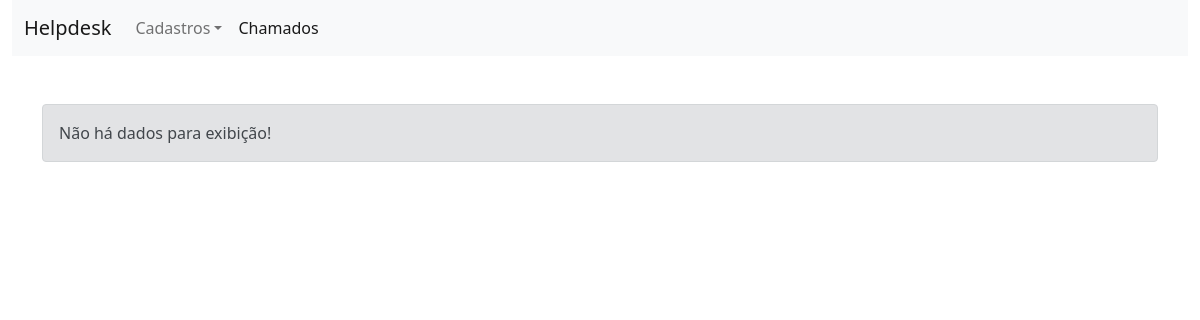
/view/situacao.view.php, run on an earlier commit of the app's database.
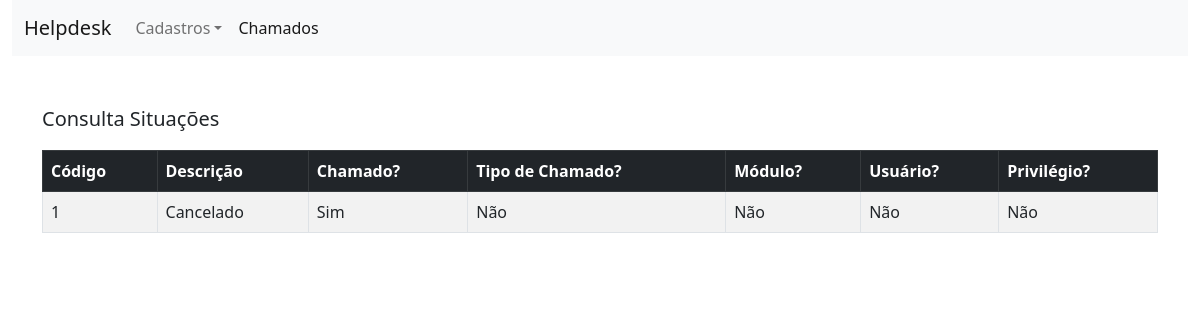
And on a later commit of the database.
### tables this page shows
CREATE TABLE IF NOT EXISTS `situacao` (
  `id` INT(11) NOT NULL AUTO_INCREMENT,
  `descricao` VARCHAR(255) NOT NULL,
  `ehchamado` TINYINT(4) NOT NULL DEFAULT '0',
  `ehchamadotipo` TINYINT(4) NOT NULL DEFAULT '0',
  `ehmodulo` TINYINT(4) NOT NULL DEFAULT '0',
  `ehusuario` TINYINT(4) NOT NULL DEFAULT '0',
  `ehusuarioprivilegio` TINYINT(4) NOT NULL DEFAULT '0',
  PRIMARY KEY (`id`));

### autoload.php (called while the page is built, shortened)
<?php
    function tryInclude($class = null, $classType = null)
    {
        $filename = str_replace('_', DIRECTORY_SEPARATOR, strtolower($class)). '.' . $classType .'.php';
        $file = $_SERVER["DOCUMENT_ROOT"].'/HelpDesk/app/'.$filename;
        return false;
    }
?>

### controller/situacao.controller.php (called while the page is built)
<?php
    require('connection.controller.php');
    class Controller_Situacao {
        private function SelectAll() {
            $conexao = new Conexao();
            $SQL = "select * from situacao";
            $dadosBD = $conexao->getSelect($SQL);
            $c = 0;
            $i = count($dadosBD);
            $aResultado = [];
            while($c < $i) {
                $oSituacao = new Model_Situacao();
                $oSituacao->setId($dadosBD[$c][0]);
                $oSituacao->setDescricao($dadosBD[$c][1]);
                $oSituacao->setEhChamado($dadosBD[$c][2]);
                $oSituacao->setEhChamadoTipo($dadosBD[$c][3]);
                $oSituacao->setEhModulo($dadosBD[$c][4]);
                $oSituacao->setEhUsuario($dadosBD[$c][5]);
                $oSituacao->setEhUsuarioPrivilegio($dadosBD[$c][6]);
                $aResultado[] = $oSituacao;
                $c++;
            }
            return $aResultado;
        }
        public function returnSelectAll() {
            $aDados = $this->SelectAll();
            return $aDados;
        }
    }
?>

### controller/connection.controller.php (called while the page is built, shortened)
<?php
    class Conexao extends PDO {
        private $username = 'root';
        private $password = '';
        private $banco = 'helpdesk';
        private $host = 'localhost';
        private $conn;
        public function __construct() {
            try {
                $conn = new PDO("mysql:host={$this->host};
                                       dbname={$this->banco}",
                                       $this->username,
                                       $this->password);
                $conn->setAttribute(PDO::ATTR_ERRMODE, PDO::ERRMODE_EXCEPTION);
                return $this->conn = $conn;
            } catch(PDOException $e) {
                echo 'Erro: ' . $e->getMessage();
            }
        }
        public function getSelect($sql) {
            $stmt = $this->conn->prepare($sql);
            $stmt->execute();
            return $stmt->fetchAll(PDO::FETCH_NUM);
        }
    }
?>

### model/situacao.model.php (called while the page is built)
<?php
    class Model_Situacao {
        protected $id;
        protected $descricao;
        protected $ehChamado;
        protected $ehChamadoTipo;
        protected $ehModulo;
        protected $ehUsuario;
        protected $ehUsuarioPrivilegio;
        public function getId() {
            return $this->id;
        }
        public function setId($id) {
            $this->id = $id;
        }
        public function getDescricao() {
            return $this->descricao;
        }
        public function setDescricao($descricao) {
            $this->descricao = $descricao;
        }
        public function getEhChamado() {
            return $this->ehChamado;
        }
        public function setEhChamado($ehChamado) {
            $this->ehChamado = $ehChamado;
        }
        public function getEhChamadoTipo() {
            return $this->ehChamadoTipo;
        }
        public function setEhChamadoTipo($ehChamadoTipo) {
            $this->ehChamadoTipo = $ehChamadoTipo;
        }
        public function getEhModulo() {
            return $this->ehModulo;
        }
        public function setEhModulo($ehModulo) {
            $this->ehModulo = $ehModulo;
        }
        public function getEhUsuario() {
            return $this->ehUsuario;
        }
        public function setEhUsuario($ehUsuario) {
            $this->ehUsuario = $ehUsuario;
        }
        public function getEhUsuarioPrivilegio() {
            return $this->ehUsuarioPrivilegio;
        }
        public function setEhUsuarioPrivilegio($ehUsuarioPrivilegio) {
            $this->ehUsuarioPrivilegio = $ehUsuarioPrivilegio;
        }
    }
?>

### view/situacao.view.php (the view)
<!DOCTYPE html>
    <head>
        <?php
            $title = "Consulta Situações";
            require_once('../autoload.php');
            require_once('head.php');
        ?>
    </head>
    <body>
        <div class='container-fluid'>
            <?php
                require_once('menu.php');
                $situacao = new Controller_Situacao();
                $aDados = $situacao->returnSelectAll();
            ?>
            <div class="container">
                <?php
                    if(empty($aDados)) {
                        echo setVazio();
                    } else {
                ?>
                <p class="lead mt-5">
                    <?php echo $title; ?>
                </p>
                <table class="table table-bordered table-striped table-hover">
                    <thead class="table-dark">
                        <tr>
                            <th scope="col">Código</th>
                            <th scope="col">Descrição</th>
                            <th scope="col">Chamado?</th>
                            <th scope="col">Tipo de Chamado?</th>
                            <th scope="col">Módulo?</th>
                            <th scope="col">Usuário?</th>
                            <th scope="col">Privilégio?</th>
                        </tr>
                    </thead>
                    <tbody>
                        <?php foreach ($aDados as $oObjeto) { ?>
                        <tr>
                            <td><?php echo $oObjeto->getId(); ?></td>
                            <td><?php echo $oObjeto->getDescricao(); ?></td>
                            <td><?php echo trueOrFalse($oObjeto->getEhChamado()); ?></td>
                            <td><?php echo trueOrFalse($oObjeto->getEhChamadoTipo()); ?></td>
                            <td><?php echo trueOrFalse($oObjeto->getEhModulo()); ?></td>
                            <td><?php echo trueOrFalse($oObjeto->getEhUsuario()); ?></td>
                            <td><?php echo trueOrFalse($oObjeto->getEhUsuarioPrivilegio()); ?></td>
                        </tr>
                        <?php } ?>
                    </tbody>
                </table>
            </div>
            <?php } ?>
        </div>
    </body>
</html>

### view/head.php (shortened to what this page needs)
<head>
    <link href="https://cdn.jsdelivr.net/npm/bootstrap@5.0.1/dist/css/bootstrap.min.css" rel="stylesheet">
    <?php
        require_once('../functions.php');
    ?>
</head>

### view/menu.php (shortened to what this page needs)
<nav class="navbar navbar-expand-lg navbar-light bg-light">
    <div class="container-fluid">
        <a class="navbar-brand" href="home.view.php">Helpdesk</a>
        <div class="collapse navbar-collapse" id="navbarScroll">
            <ul class="navbar-nav me-auto my-2 my-lg-0 navbar-nav-scroll" style="--bs-scroll-height: 100px;">
                <li class="nav-item dropdown">
                    <a class="nav-link dropdown-toggle" href="#" id="navbarScrollingDropdown" role="button" data-bs-toggle="dropdown" aria-expanded="false">Cadastros</a>
                </li>
                <li class="nav-item">
                    <a class="nav-link active" aria-current="page" href="chamado.view.php">Chamados</a>
                </li>
            </ul>
        </div>
    </div>
</nav>

### functions.php
<?php
    function setVazio() {
        return "<div class='alert alert-secondary mt-5'><span>Não há dados para exibição!</span></div>";
    }
    function trueOrFalse($parametro) {
        if($parametro == 1) {
            return "Sim";
        } else {
            return "Não";
        }
    }
?>

What changed in the data, as far as the page shows it:
added situacao: id "1", descricao "Cancelado", ehchamado "Sim", ehchamadotipo "Não", ehmodulo "Não", ehusuario "Não", ehusuarioprivilegio "Não"
Also different on the page:
$title: (not shown) → "Consulta Situações"
text no longer shown: "Não há dados para exibição!"
text now shown: "Código Descrição Chamado? Tipo de Chamado? Módulo? Usuário? Privilégio?"
